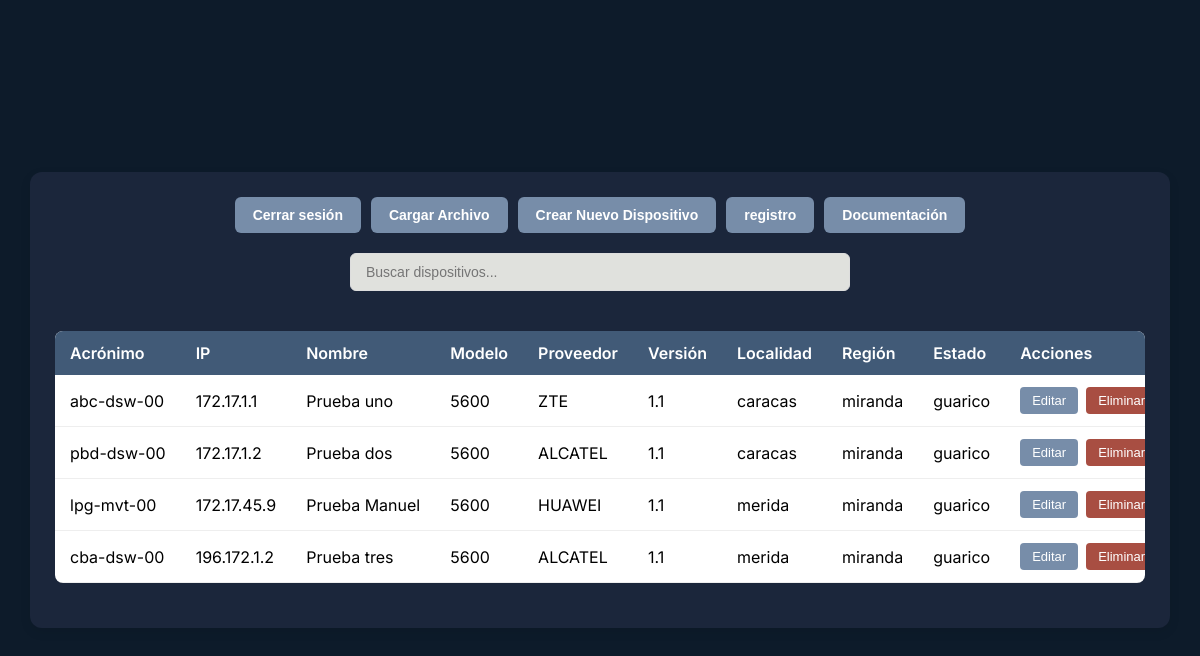
/dashboard (signed in), run on the app's committed database.
### tables this page shows
CREATE TABLE Equipo (
        id INTEGER PRIMARY KEY AUTOINCREMENT,
        acronimo TEXT UNIQUE NOT NULL UNIQUE,
        ip TEXT UNIQUE NOT NULL UNIQUE,
        nombre_equipo TEXT,
        modelo TEXT,
        proveedor TEXT NOT NULL,
        version TEXT,
        localidad TEXT,
        region TEXT,
        estado TEXT
    );

### app.py (the view)
@app.route('/dashboard')
def dashboard():
    if not is_authenticated():
        return redirect(url_for('login'))
    try:
        with closing(get_db()) as conn:
            equipos = conn.execute('SELECT * FROM Equipo ORDER BY ip').fetchall()
            return render_template('dashboard_finish.html',
                                equipos=equipos,
                                username=session['usuario'])  # Usar 'usuario' aquí también
    except Exception as e:
        logger.error(f"Error en dashboard: {str(e)}")
        return render_template('index.html', error=ERROR_MESSAGES['load_devices_failed'])

### app.py (called while the page is built)
def get_db():
    conn = sqlite3.connect(app.config['DATABASE'])
    conn.row_factory = sqlite3.Row
    return conn

def is_authenticated():
    return 'user_id' in session

### templates/dashboard_finish.html (shortened to what this page needs)
<!DOCTYPE html>
<html lang="en">
<head>
    <link rel="stylesheet" href="{{ url_for('static', filename='styles.css') }}" />
</head>
<body>
    <div class="sheet-container">
        <div class="button-group">
            <button id="logout-button">Cerrar sesión</button>
            <button id="load-file-button">Cargar Archivo</button>
            <button id="create-new-device-button">Crear Nuevo Dispositivo</button>
            <button id="register-button">registro</button>
            <button id="documentation-button">Documentación</button>
        </div>
        <div class="search-container">
            <input type="text" id="search-bar" placeholder="Buscar dispositivos..." />
        </div>
        <div class="table-responsive">
            <table class="data-table">
                <thead>
                    <tr>
                        <th>Acrónimo</th>
                        <th>IP</th>
                        <th>Nombre</th>
                        <th>Modelo</th>
                        <th>Proveedor</th>
                        <th>Versión</th>
                        <th>Localidad</th>
                        <th>Región</th>
                        <th>Estado</th>
                        <th>Acciones</th>
                    </tr>
                </thead>
                <tbody>
                    {% if equipos %}
                        {% for equipo in equipos %}
                        <tr>
                            <td data-label="Acrónimo">{{ equipo['acronimo'] }}</td>
                            <td data-label="IP">{{ equipo['ip'] }}</td>
                            <td data-label="Nombre">{{ equipo['nombre_equipo'] }}</td>
                            <td data-label="Modelo">{{ equipo['modelo'] }}</td>
                            <td data-label="Proveedor">{{ equipo['proveedor'] }}</td>
                            <td data-label="Versión">{{ equipo['version'] }}</td>
                            <td data-label="Localidad">{{ equipo['localidad'] }}</td>
                            <td data-label="Región">{{ equipo['region'] }}</td>
                            <td data-label="Estado" class="status-{{ equipo['estado']|lower }}">{{ equipo['estado'] }}</td>
                            <td data-label="Acciones">
                                <div class="actions-cell">
                                    <button class="table-btn edit-btn" onclick="window.location.href='Device.html'">
                                        Editar
                                    </button>
                                    <button class="table-btn delete-btn">Eliminar</button>
                                </div>
                            </td>
                        </tr>
                        {% endfor %}
                    {% else %}
                        <tr>
                            <td colspan="10" style="text-align: center;">No se encontraron dispositivos</td>
                        </tr>
                    {% endif %}
                </tbody>
            </table>
        </div>
    </div>
</body>
</html>

### static/styles.css (style rules this page uses)
body { margin: 0; font-family: 'Inter', sans-serif; background-color: #0D1B2A; color: #E0E1DD; display: flex; justify-content: center; align-items: center; min-height: 100vh; padding: 30px; box-sizing: border-box; }
input[type="text"], input[type="password"] { width: 100%; padding: 15px; border: 1px solid #415A77; border-radius: 6px; background-color: #E0E1DD; color: #0D1B2A; font-size: 16px; transition: border-color 0.3s ease; box-sizing: border-box; }

### templates/dashboard_finish.html (style rules this page uses)
:root { --primary-dark: #1b263b; --primary: #415a77; --primary-light: #778da9; --background: #e0e1dd; --error: #a84e42; }
.sheet-container { background-color: #1b263b; padding: 25px; border-radius: 12px; box-shadow: 0 4px 12px rgba(0, 0, 0, 0.08); width: 100%; max-width: 98vw; margin: 0 auto; box-sizing: border-box; }
.search-container { display: flex; justify-content: center; margin-bottom: 20px; width: 100%; }
.button-group { display: flex; justify-content: center; margin-bottom: 20px; gap: 10px; flex-wrap: wrap; }
.button-group button { padding: 10px 18px; border: none; border-radius: 6px; background-color: var(--primary-light); color: white; font-size: 14px; font-weight: 600; cursor: pointer; transition: all 0.2s ease; white-space: nowrap; }
#search-bar { width: 100%; max-width: 500px; padding: 10px 15px; border: 1px solid #ddd; border-radius: 6px; font-size: 14px; margin-bottom: 20px; transition: border 0.2s; }
.table-responsive { width: 100%; overflow-x: auto; margin-bottom: 20px; border-radius: 8px; -webkit-overflow-scrolling: touch; }
.data-table { width: 100%; min-width: fit-content; border-collapse: collapse; background-color: white; color: black; }
.data-table thead th { background-color: var(--primary); color: white; padding: 12px 15px; text-align: left; font-weight: 600; position: sticky; top: 0; white-space: nowrap; }
.data-table tbody td { padding: 12px 15px; border-bottom: 1px solid #eee; white-space: nowrap; }
.actions-cell { display: flex; gap: 8px; }
.table-btn { padding: 6px 12px; border: none; border-radius: 4px; font-size: 13px; cursor: pointer; transition: all 0.2s; }
.edit-btn { background-color: var(--primary-light); color: white; }
.delete-btn { background-color: var(--error); color: white; }

### data on the page
Equipo: acronimo "abc-dsw-00", ip "172.17.1.1", nombre_equipo "Prueba uno", modelo "5600", proveedor "ZTE", version "1.1", localidad "caracas", region "miranda", estado "guarico"
Equipo: acronimo "pbd-dsw-00", ip "172.17.1.2", nombre_equipo "Prueba dos", modelo "5600", proveedor "ALCATEL", version "1.1", localidad "caracas", region "miranda", estado "guarico"
Equipo: acronimo "lpg-mvt-00", ip "172.17.45.9", nombre_equipo "Prueba Manuel", modelo "5600", proveedor "HUAWEI", version "1.1", localidad "merida", region "miranda", estado "guarico"
Equipo: acronimo "cba-dsw-00", ip "196.172.1.2", nombre_equipo "Prueba tres", modelo "5600", proveedor "ALCATEL", version "1.1", localidad "merida", region "miranda", estado "guarico"
